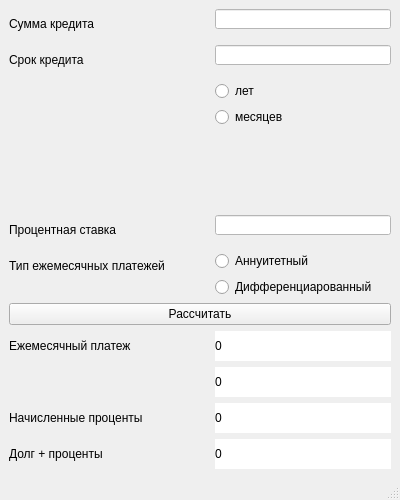
<?xml version="1.0" encoding="UTF-8"?>
<ui version="4.0">
 <class>MainWindow</class>
 <widget class="QMainWindow" name="MainWindow">
  <property name="geometry">
   <rect>
    <x>0</x>
    <y>0</y>
    <width>400</width>
    <height>500</height>
   </rect>
  </property>
  <property name="minimumSize">
   <size>
    <width>400</width>
    <height>500</height>
   </size>
  </property>
  <property name="maximumSize">
   <size>
    <width>400</width>
    <height>500</height>
   </size>
  </property>
  <property name="windowTitle">
   <string>MainWindow</string>
  </property>
  <widget class="QWidget" name="centralwidget">
   <layout class="QGridLayout" name="gridLayout">
    <item row="0" column="0">
     <layout class="QFormLayout" name="formLayout">
      <item row="0" column="0">
       <widget class="QLabel" name="label">
        <property name="minimumSize">
         <size>
          <width>200</width>
          <height>30</height>
         </size>
        </property>
        <property name="maximumSize">
         <size>
          <width>200</width>
          <height>30</height>
         </size>
        </property>
        <property name="text">
         <string>Сумма кредита</string>
        </property>
       </widget>
      </item>
      <item row="0" column="1">
       <widget class="QLineEdit" name="lineEdit">
        <property name="maximumSize">
         <size>
          <width>200</width>
          <height>20</height>
         </size>
        </property>
        <property name="styleSheet">
         <string notr="true">background-color: rgb(255, 255, 255);
border-color: rgb(0, 0, 0);</string>
        </property>
       </widget>
      </item>
      <item row="1" column="0">
       <widget class="QLabel" name="label_2">
        <property name="sizePolicy">
         <sizepolicy hsizetype="Expanding" vsizetype="Expanding">
          <horstretch>0</horstretch>
          <verstretch>0</verstretch>
         </sizepolicy>
        </property>
        <property name="minimumSize">
         <size>
          <width>200</width>
          <height>30</height>
         </size>
        </property>
        <property name="maximumSize">
         <size>
          <width>200</width>
          <height>30</height>
         </size>
        </property>
        <property name="text">
         <string>Срок кредита</string>
        </property>
       </widget>
      </item>
      <item row="1" column="1">
       <widget class="QLineEdit" name="lineEdit_2">
        <property name="maximumSize">
         <size>
          <width>200</width>
          <height>20</height>
         </size>
        </property>
        <property name="styleSheet">
         <string notr="true">background-color: rgb(255, 255, 255);
border-color: rgb(0, 0, 0);</string>
        </property>
       </widget>
      </item>
      <item row="2" column="1">
       <layout class="QFormLayout" name="formLayout_2">
        <item row="0" column="0">
         <widget class="QRadioButton" name="radioButton">
          <property name="minimumSize">
           <size>
            <width>0</width>
            <height>20</height>
           </size>
          </property>
          <property name="text">
           <string>лет</string>
          </property>
         </widget>
        </item>
        <item row="1" column="0">
         <widget class="QRadioButton" name="radioButton_2">
          <property name="minimumSize">
           <size>
            <width>0</width>
            <height>20</height>
           </size>
          </property>
          <property name="text">
           <string>месяцев</string>
          </property>
         </widget>
        </item>
       </layout>
      </item>
      <item row="4" column="0">
       <widget class="QLabel" name="label_3">
        <property name="minimumSize">
         <size>
          <width>200</width>
          <height>30</height>
         </size>
        </property>
        <property name="maximumSize">
         <size>
          <width>200</width>
          <height>30</height>
         </size>
        </property>
        <property name="text">
         <string>Процентная ставка</string>
        </property>
       </widget>
      </item>
      <item row="4" column="1">
       <widget class="QLineEdit" name="lineEdit_3">
        <property name="maximumSize">
         <size>
          <width>200</width>
          <height>20</height>
         </size>
        </property>
        <property name="styleSheet">
         <string notr="true">background-color: rgb(255, 255, 255);
border-color: rgb(0, 0, 0);</string>
        </property>
       </widget>
      </item>
      <item row="5" column="0">
       <widget class="QLabel" name="label_4">
        <property name="minimumSize">
         <size>
          <width>200</width>
          <height>30</height>
         </size>
        </property>
        <property name="maximumSize">
         <size>
          <width>200</width>
          <height>30</height>
         </size>
        </property>
        <property name="text">
         <string>Тип ежемесячных платежей</string>
        </property>
       </widget>
      </item>
      <item row="5" column="1">
       <layout class="QVBoxLayout" name="verticalLayout">
        <item>
         <widget class="QRadioButton" name="radioButton_3">
          <property name="minimumSize">
           <size>
            <width>0</width>
            <height>20</height>
           </size>
          </property>
          <property name="text">
           <string>Аннуитетный</string>
          </property>
         </widget>
        </item>
        <item>
         <widget class="QRadioButton" name="radioButton_4">
          <property name="minimumSize">
           <size>
            <width>0</width>
            <height>20</height>
           </size>
          </property>
          <property name="text">
           <string>Дифференциарованный</string>
          </property>
         </widget>
        </item>
       </layout>
      </item>
      <item row="6" column="0" colspan="2">
       <widget class="QPushButton" name="pushButton">
        <property name="text">
         <string>Рассчитать</string>
        </property>
       </widget>
      </item>
      <item row="9" column="0">
       <widget class="QLabel" name="label_6">
        <property name="minimumSize">
         <size>
          <width>200</width>
          <height>30</height>
         </size>
        </property>
        <property name="maximumSize">
         <size>
          <width>200</width>
          <height>30</height>
         </size>
        </property>
        <property name="text">
         <string>Начисленные проценты</string>
        </property>
       </widget>
      </item>
      <item row="7" column="0">
       <widget class="QLabel" name="label_5">
        <property name="minimumSize">
         <size>
          <width>200</width>
          <height>30</height>
         </size>
        </property>
        <property name="maximumSize">
         <size>
          <width>200</width>
          <height>30</height>
         </size>
        </property>
        <property name="text">
         <string>Ежемесячный платеж</string>
        </property>
       </widget>
      </item>
      <item row="10" column="0">
       <widget class="QLabel" name="label_7">
        <property name="minimumSize">
         <size>
          <width>200</width>
          <height>30</height>
         </size>
        </property>
        <property name="maximumSize">
         <size>
          <width>200</width>
          <height>30</height>
         </size>
        </property>
        <property name="text">
         <string>Долг + проценты</string>
        </property>
       </widget>
      </item>
      <item row="7" column="1">
       <widget class="QLabel" name="label_8">
        <property name="maximumSize">
         <size>
          <width>200</width>
          <height>30</height>
         </size>
        </property>
        <property name="styleSheet">
         <string notr="true">background-color: rgb(255, 255, 255);
border-color: rgb(0, 0, 0);</string>
        </property>
        <property name="text">
         <string>0</string>
        </property>
       </widget>
      </item>
      <item row="9" column="1">
       <widget class="QLabel" name="label_9">
        <property name="maximumSize">
         <size>
          <width>200</width>
          <height>30</height>
         </size>
        </property>
        <property name="styleSheet">
         <string notr="true">background-color: rgb(255, 255, 255);
border-color: rgb(0, 0, 0);</string>
        </property>
        <property name="text">
         <string>0</string>
        </property>
       </widget>
      </item>
      <item row="10" column="1">
       <widget class="QLabel" name="label_10">
        <property name="maximumSize">
         <size>
          <width>200</width>
          <height>30</height>
         </size>
        </property>
        <property name="styleSheet">
         <string notr="true">background-color: rgb(255, 255, 255);
border-color: rgb(0, 0, 0);</string>
        </property>
        <property name="text">
         <string>0</string>
        </property>
       </widget>
      </item>
      <item row="8" column="1">
       <widget class="QLabel" name="label_11">
        <property name="maximumSize">
         <size>
          <width>200</width>
          <height>30</height>
         </size>
        </property>
        <property name="styleSheet">
         <string notr="true">background-color: rgb(255, 255, 255);
border-color: rgb(0, 0, 0);</string>
        </property>
        <property name="text">
         <string>0</string>
        </property>
       </widget>
      </item>
     </layout>
    </item>
   </layout>
  </widget>
  <widget class="QMenuBar" name="menubar">
   <property name="geometry">
    <rect>
     <x>0</x>
     <y>0</y>
     <width>400</width>
     <height>22</height>
    </rect>
   </property>
  </widget>
  <widget class="QStatusBar" name="statusbar"/>
 </widget>
 <resources/>
 <connections/>
</ui>
